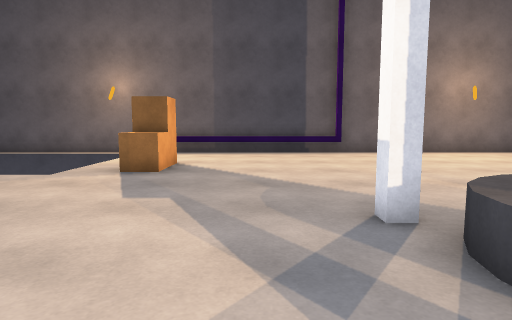
View 1 (above)

16 first-person views from a walk through a scene from a Unity 3-D project. The camera is 1.2 m above the floor, tilts 6° down and sees 75° across. The floor is counted in squares, 1 m on a side. Each view is taken from the middle of a square. On the plan, view 1 faces up. The plan holds only what a view shows up to about 14 squares ahead; the rest is blank. The place goes on beyond the plan.

View 2
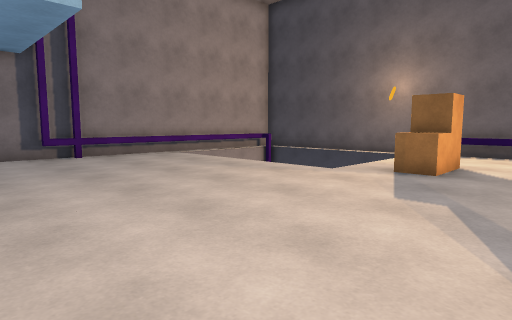

View 3
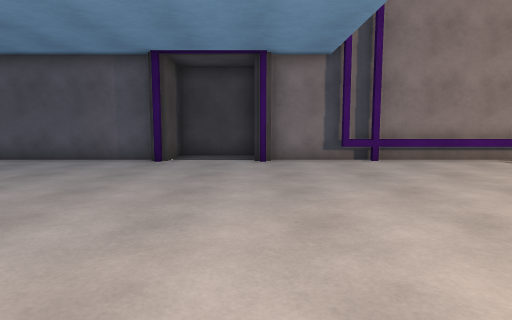

View 4
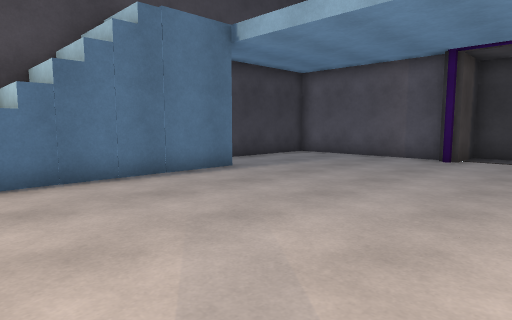

View 5
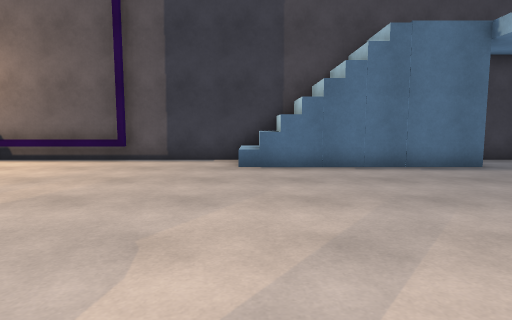

View 6
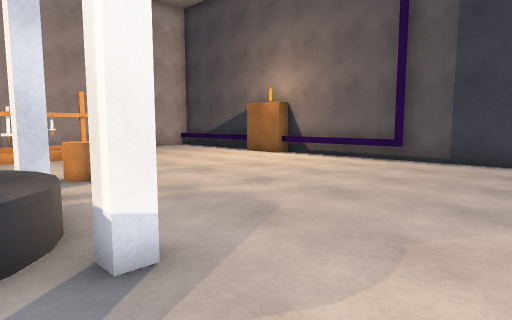

View 7
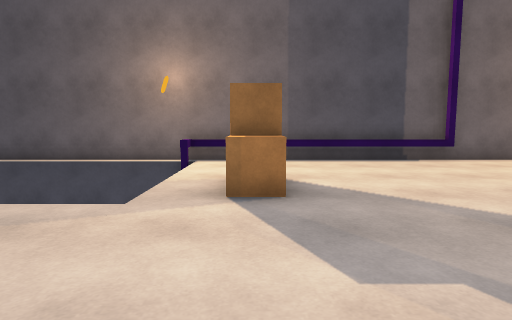

View 8
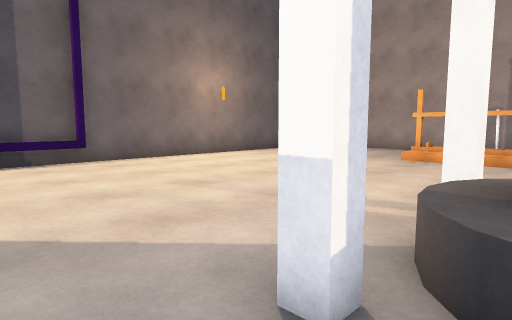

View 9
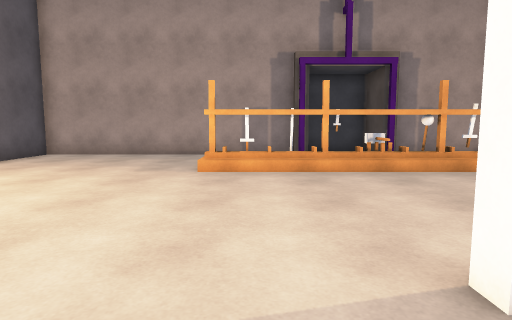

View 10
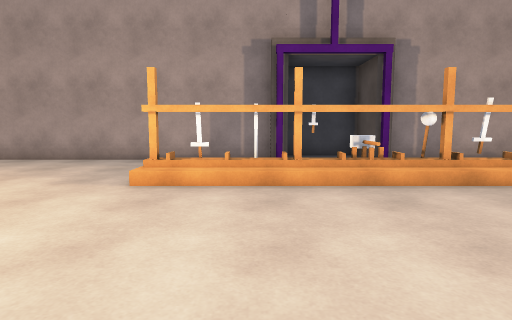

View 11
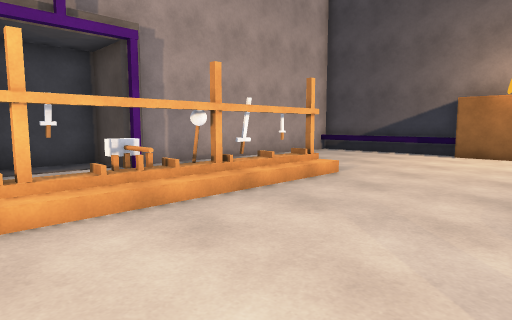

View 12
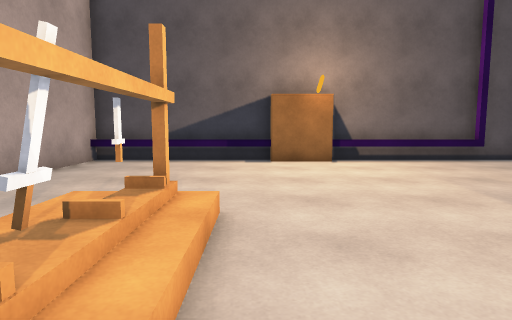

View 13
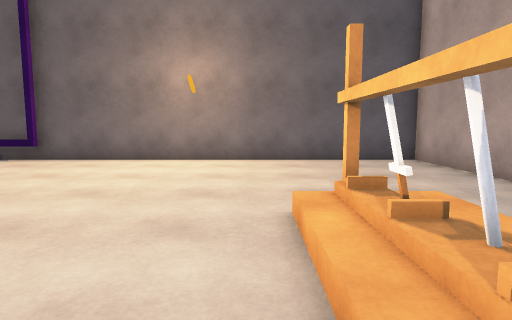

View 14
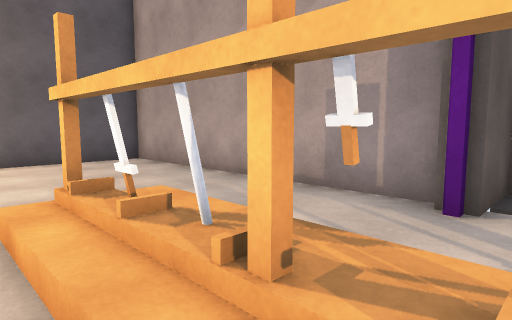

View 15
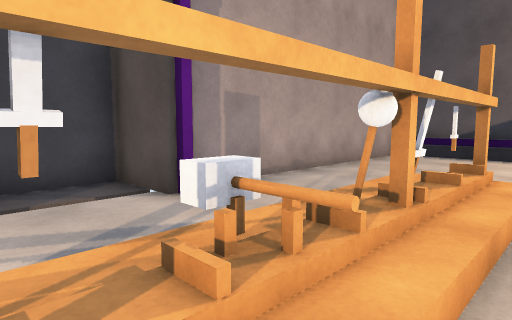

View 16
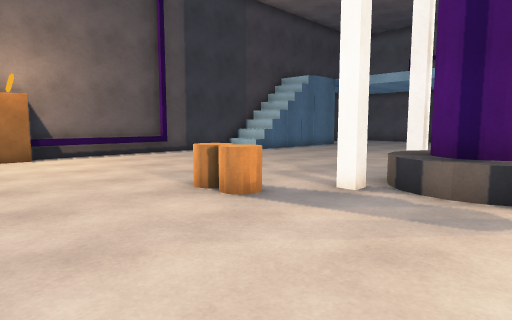

### Floor plan
Key: @ floor where view 1 was taken; # wall or solid block; . main floor; - floor 2.5 m lower than the main floor; / step, stairs or slope; = window, fence, low wall or low ledge; ^ raised ledge; O other object.
Columns run from 15 left of view 1 to 18 right of it. Each row starts with its distance up from view 1.
 15           #######################
 14    ###### O========.............#
 13           -.....................#
 12           -.....................#
 11           ......................#
 10           /.O...................#
  9           /.O...................#
  8  ##......//.....................#
  7  #=........................#O...#
  6  #=........................ O...#
  5  #=........................OO...#
  4  ##..............#^^#...... O..###
  3  ##..............^^^^...... O....#
  2  #...............^^^^...... O....#
  1  #...............#^^#...... O..###
  0 ###............@......O.... O...#
 -1 #.....................O.... O...#
 -2 #..........................#O...#
 -3 ###......................... ...#
 -4  #.......................... ...#
 -5  #..............................#
 -6  #..............................#
 -7  #...........O..................#
 -8  #......   /OOO.................#
 -9  # ....    ////....##############
-10     ###########################

Positions as (right, up) in squares from view 1, and headings:
1: (0, 0), facing up
2: (0, 0), facing up-left
3: (-2, 0), facing left
4: (-1, 0), facing down-left
5: (-1, 2), facing down
6: (-1, 2), facing down-right
7: (-3, 3), facing up
8: (0, 3), facing up-right
9: (3, 6), facing right
10: (5, 5), facing right
11: (7, 5), facing down-right
12: (11, 2), facing down
13: (11, 3), facing up
14: (11, 3), facing up-right
15: (11, 4), facing down-right
16: (11, 4), facing down-left
